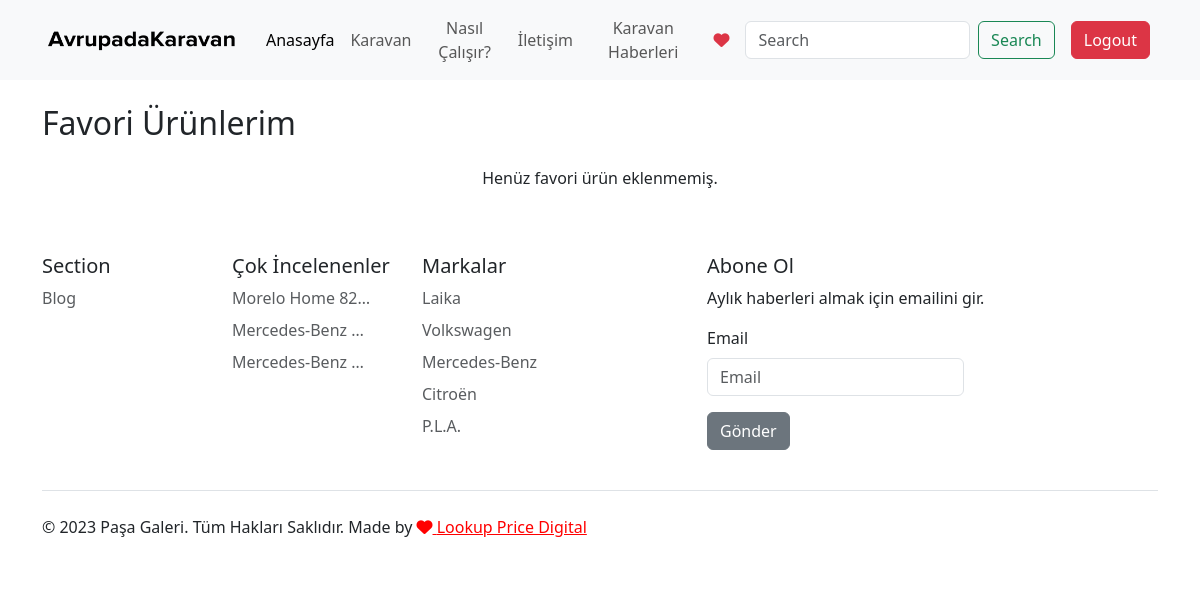
Screenshot of /favoriler/ (signed in) with the database file from the repository.
### avrupada_karavan/models.py (models this page shows, shortened)
class StaticPage(models.Model):
    title = models.CharField(max_length=255)
    url = models.URLField(max_length=255)
    image = models.ImageField(upload_to='static_page_images/', blank=True, null=True)
    alt_text = models.CharField(max_length=255)
    description = models.TextField(blank=True)
    created_at = models.DateTimeField(auto_now_add=True)
    updated_at = models.DateTimeField(auto_now=True)
    published = models.BooleanField(default=False)

class Product(models.Model):
    category = models.ForeignKey(Category, on_delete=models.SET_NULL, null=True)  # ForeignKey relationship to Category
    brand = models.ForeignKey(Brand, on_delete=models.SET_NULL, null=True)  # ForeignKey relationship to Brand
    mileage = models.IntegerField(help_text='in kilometers')
    transmission = models.CharField(max_length=100)
    registration_date = models.DateField()
    power = models.CharField(max_length=50, help_text='in kW (horsepower)')
    fuel_type = models.CharField(max_length=50)
    number_of_owners = models.IntegerField(default=1)
    permissible_gross_weight = models.IntegerField(help_text='in kilograms')
    HU = models.DateField(blank=True, null=True)  # General inspection date
    air_conditioning = models.CharField(max_length=100, blank=True)
    color = models.CharField(max_length=50, blank=True)
    axles = models.IntegerField(default=2)
    number_of_sleeping_places = models.IntegerField(default=2)
    title = models.CharField(max_length=250, default='Production')
    description = models.TextField(default='Production')
    price = models.IntegerField(default=0)
    class Meta:
        verbose_name = "Product"
        verbose_name_plural = "Products"

class Brand(models.Model):
    name = models.CharField(max_length=100)
    founded_year = models.IntegerField()
    image = models.ImageField(upload_to='brand_images/', blank=True, null=True)

### avrupada_karavan/views.py (the view)
# urls.py: path('favoriler/', views.user_favorites, name="user_favorites"),
@login_required(login_url="/login/")
def user_favorites(request):
    favorites = Favorite.objects.filter(user=request.user)
    return render(request, 'favorite_items.html', {'favorites': favorites})

### avrupada_karavan/forms.py (shortened to what this page needs)
class SubscriptionForm(forms.ModelForm):
    class Meta:
        model = Subscription
        fields = ("email",)

### avrupada_karavan/context_processors.py (called while the page is built)
def subscription_form(request):
    return {'subscription_form': SubscriptionForm()}

def footer_menu(request):
    products = Product.objects.all()[0:5]
    brands = Brand.objects.all()[0:5]
    footer_menus = FooterMenu.objects.all()[0:5]
    return {'footer_menus': footer_menus, 'products': products, 'brands': brands}

### templates/favorite_items.html (shortened to what this page needs)
{% extends 'base/base.html' %}
{% load static %}
{% load bootstrap5 %}
{% block content %}
    <div class="container mt-4">
        <h2 class="mb-4">Favori Ürünlerim</h2>
        <div class="row">
            {% for favorite in favorites %}
                <div class="col-md-4 mb-4">
                    <div class="card">
                        <img src="{{ favorite.product.images.all.first.image.url }}" class="card-img-top" alt="{{ favorite.product.title }}">
                        <div class="card-body">
                            <h5 class="card-title">{{ favorite.product.title }}</h5>
                            <p class="card-text">{{ favorite.product.description|truncatewords_html:30 }}</p>
                            <a href="{% url 'car_detail_page' product_id=favorite.product.id %}" class="btn btn-primary">Detaylar</a>
                        </div>
                    </div>
                </div>
            {% empty %}
                <p class="text-center">Henüz favori ürün eklenmemiş.</p>
            {% endfor %}
        </div>
    </div>
{% endblock content %}

### templates/base/base.html (shortened to what this page needs)
{% load static %}
<!DOCTYPE html>
<html lang="tr">
<head>
    <link rel="stylesheet" href="/static/css/main.css">
  {% load bootstrap5 %}
    <link href="https://cdn.jsdelivr.net/npm/bootstrap@5.3.0/dist/css/bootstrap.min.css" rel="stylesheet">
    <link rel="stylesheet" href="https://cdnjs.cloudflare.com/ajax/libs/font-awesome/6.4.0/css/all.min.css">
</head>
<body>
    <nav class="navbar navbar-expand-lg bg-body-tertiary">
  <div class="container">
    <div class="collapse navbar-collapse" id="navbarTogglerDemo01">
      <a class="navbar-brand d-none d-md-block" href="/">
          <img src="{% static 'avrupadakaravan.png' %}" alt="Logo" width="200" height="50">
      </a>
      <ul class="navbar-nav me-auto mb-2 mb-lg-0 justify-content-center align-items-center">
        <li class="nav-item">
          <a class="nav-link active text-center" aria-current="page" href="/">Anasayfa</a>
        </li>
        <li class="nav-item">
          <a class="nav-link text-center" href="{% url 'search_result_page' %}">Karavan
          </a>
        </li>
        <li class="nav-item">
          <a class="nav-link  text-center" href="{% url 'howworks' %}">Nasıl Çalışır?</a>
        </li>
        <li class="nav-item">
          <a class="nav-link text-center" href="{% url 'contact' %}">İletişim</a>
        </li>
        <li class="nav-item">
          <a class="nav-link text-center" href="{% url 'blog_main' %}">Karavan Haberleri</a>
        </li>
      </ul>
   <div class="m-2">
   {% if request.user.is_authenticated %}
       <a href="{% url 'user_favorites' %}"> <i class="fas fa-heart ml-2 " style="color:#dc3545;"></i>
            </a>
   {% else %}
       <a type="button" data-bs-toggle="modal" data-bs-target="#exampleModal"> <i class="fas fa-heart ml-2 " style="color:#dc3545;"></i>
            </a>
   {% endif %}
   </div>
        <div class="m-2">
               <form class="d-flex" method="get" action="{% url 'search_result_page' %}">
                <input class="form-control me-2" type="search" placeholder="Search" aria-label="Search" name="{{ product_filters.form.title.html_name }}" id="{{ product_filters.form.title.auto_id }}">
                <button class="btn btn-outline-success" type="submit">Search</button>
             </form>
  </div>
 <div class="m-2">
        {% if user.is_authenticated %}
            <a type="button" class="btn btn-danger" href="{% url 'logout' %}">Logout</a>
        {% else %}
             <a href="{% url 'login' %}" type="button" class="btn btn-danger">Giriş</a>
        {% endif %}
 </div>
    </div>
  </div>
</nav>
    <main>
        {% block content %}{% endblock %}
    </main>
<div class="container">
  <footer class="py-5">
    <div class="row">
      <div class="col-6 col-md-2 mb-3">
        <h5>Section</h5>
        <ul class="nav flex-column">
            {% for item in footer_menus %}
                {% for it in item.static_page.all %}
                    <li class="nav-item mb-2"><a href="{{ it.url }}" class="nav-link p-0 text-body-secondary">{{ it.title }}</a></li>
                {% endfor %}
            {% endfor %}
        </ul>
      </div>
      <div class="col-6 col-md-2 mb-3">
        <h5>Çok İncelenenler</h5>
        <ul class="nav flex-column">
            {% for item in products %}
                <li class="nav-item mb-2"><a href="{% url 'car_detail_page' product_id=item.id %}" class="nav-link p-0 text-body-secondary">{{ item.title|truncatechars_html:15 }}</a></li>
            {% endfor %}
          </ul>
      </div>
      <div class="col-6 col-md-2 mb-3">
        <h5>Markalar</h5>
        <ul class="nav flex-column">
            {% for item in brands %}
                    <li class="nav-item mb-2"><a href="/search/?brand={{ item.id }}" class="nav-link p-0 text-body-secondary">{{ item.name }}</a></li>
            {% endfor %}
        </ul>
      </div>
      <div class="col-md-5 offset-md-1 mb-3">
          <h5>Abone Ol</h5>
           <p>Aylık haberleri almak için emailini gir.</p>
        <form method="post" action="{% url 'subscribe' %}">
          <div class="d-flex flex-column flex-sm-row w-100 gap-2">
            {% bootstrap_form subscription_form %}
          </div>
 <button class="btn btn-secondary" type="submit">Gönder</button>
        </form>
      </div>
    </div>
    <div class="d-flex flex-column flex-sm-row justify-content-between py-4 my-4 border-top">
      <p>© 2023 Paşa Galeri. Tüm Hakları Saklıdır. Made by <a href="https://lookupdijital.com" style="color: red;"><i class="fas fa-heart"></i> Lookup Price Digital</a></p>
      <ul class="list-unstyled d-flex">
        <li class="ms-3"><a class="link-body-emphasis" href="#"><svg class="bi" width="24" height="24"><use xlink:href="#twitter"></use></svg></a></li>
        <li class="ms-3"><a class="link-body-emphasis" href="#"><svg class="bi" width="24" height="24"><use xlink:href="#instagram"></use></svg></a></li>
        <li class="ms-3"><a class="link-body-emphasis" href="#"><svg class="bi" width="24"s height="24"><use xlink:href="#facebook"></use></svg></a></li>
      </ul>
    </div>
  </footer>
</div>
</body>
</html>

### rows the page displays
StaticPage: title "Blog"
Product: title "Morelo Home 82…"
Product: title "Mercedes-Benz …"
Product: title "Mercedes-Benz …"
Brand: name "Laika"
Brand: name "Volkswagen"
Brand: name "Mercedes-Benz"
Brand: name "Citroën"
Brand: name "P.L.A."
